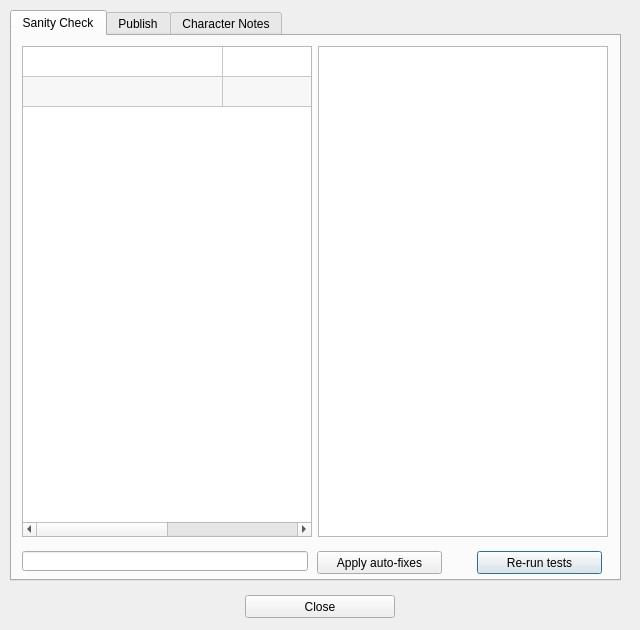
<?xml version="1.0" encoding="UTF-8"?>
<ui version="4.0">
 <class>Dialog</class>
 <widget class="QDialog" name="Dialog">
  <property name="enabled">
   <bool>true</bool>
  </property>
  <property name="geometry">
   <rect>
    <x>0</x>
    <y>0</y>
    <width>640</width>
    <height>630</height>
   </rect>
  </property>
  <property name="contextMenuPolicy">
   <enum>Qt::ActionsContextMenu</enum>
  </property>
  <property name="windowTitle">
   <string>Dialog</string>
  </property>
  <property name="autoFillBackground">
   <bool>true</bool>
  </property>
  <widget class="QTabWidget" name="tabWidget">
   <property name="geometry">
    <rect>
     <x>10</x>
     <y>10</y>
     <width>611</width>
     <height>571</height>
    </rect>
   </property>
   <property name="currentIndex">
    <number>0</number>
   </property>
   <widget class="QWidget" name="tabSanityCheck">
    <attribute name="title">
     <string>Sanity Check</string>
    </attribute>
    <widget class="QWidget" name="horizontalLayoutWidget">
     <property name="geometry">
      <rect>
       <x>10</x>
       <y>10</y>
       <width>586</width>
       <height>491</height>
      </rect>
     </property>
     <layout class="QHBoxLayout" name="horizontalLayout">
      <item>
       <widget class="QTableWidget" name="tableWidget">
        <property name="alternatingRowColors">
         <bool>true</bool>
        </property>
        <property name="selectionMode">
         <enum>QAbstractItemView::SingleSelection</enum>
        </property>
        <property name="selectionBehavior">
         <enum>QAbstractItemView::SelectRows</enum>
        </property>
        <property name="rowCount">
         <number>2</number>
        </property>
        <property name="columnCount">
         <number>2</number>
        </property>
        <attribute name="horizontalHeaderVisible">
         <bool>false</bool>
        </attribute>
        <attribute name="horizontalHeaderDefaultSectionSize">
         <number>200</number>
        </attribute>
        <attribute name="horizontalHeaderStretchLastSection">
         <bool>true</bool>
        </attribute>
        <attribute name="verticalHeaderVisible">
         <bool>false</bool>
        </attribute>
        <row/>
        <row/>
        <column/>
        <column/>
       </widget>
      </item>
      <item>
       <widget class="QPlainTextEdit" name="plainTextEdit"/>
      </item>
     </layout>
    </widget>
    <widget class="QPushButton" name="retestButton">
     <property name="geometry">
      <rect>
       <x>465</x>
       <y>515</y>
       <width>125</width>
       <height>23</height>
      </rect>
     </property>
     <property name="text">
      <string>Re-run tests</string>
     </property>
    </widget>
    <widget class="QLineEdit" name="passFailLineEdit">
     <property name="enabled">
      <bool>true</bool>
     </property>
     <property name="geometry">
      <rect>
       <x>10</x>
       <y>515</y>
       <width>286</width>
       <height>20</height>
      </rect>
     </property>
     <property name="readOnly">
      <bool>true</bool>
     </property>
    </widget>
    <widget class="QPushButton" name="autoButton">
     <property name="geometry">
      <rect>
       <x>305</x>
       <y>515</y>
       <width>125</width>
       <height>23</height>
      </rect>
     </property>
     <property name="text">
      <string>Apply auto-fixes</string>
     </property>
    </widget>
   </widget>
   <widget class="QWidget" name="tabPublish">
    <attribute name="title">
     <string>Publish</string>
    </attribute>
    <widget class="QTableWidget" name="publishTableWidget">
     <property name="geometry">
      <rect>
       <x>10</x>
       <y>205</y>
       <width>586</width>
       <height>141</height>
      </rect>
     </property>
     <property name="alternatingRowColors">
      <bool>true</bool>
     </property>
     <property name="selectionMode">
      <enum>QAbstractItemView::SingleSelection</enum>
     </property>
     <property name="selectionBehavior">
      <enum>QAbstractItemView::SelectRows</enum>
     </property>
     <property name="rowCount">
      <number>2</number>
     </property>
     <property name="columnCount">
      <number>3</number>
     </property>
     <attribute name="horizontalHeaderDefaultSectionSize">
      <number>200</number>
     </attribute>
     <attribute name="horizontalHeaderStretchLastSection">
      <bool>true</bool>
     </attribute>
     <attribute name="verticalHeaderVisible">
      <bool>false</bool>
     </attribute>
     <row/>
     <row/>
     <column/>
     <column/>
     <column/>
    </widget>
    <widget class="QPushButton" name="publishButton">
     <property name="geometry">
      <rect>
       <x>445</x>
       <y>515</y>
       <width>150</width>
       <height>23</height>
      </rect>
     </property>
     <property name="text">
      <string>Publish</string>
     </property>
    </widget>
    <widget class="QPushButton" name="publishOpenFolder">
     <property name="geometry">
      <rect>
       <x>233</x>
       <y>515</y>
       <width>150</width>
       <height>23</height>
      </rect>
     </property>
     <property name="text">
      <string>Open Publish Folder</string>
     </property>
    </widget>
    <widget class="QPushButton" name="rescanButton">
     <property name="geometry">
      <rect>
       <x>10</x>
       <y>515</y>
       <width>150</width>
       <height>23</height>
      </rect>
     </property>
     <property name="toolTip">
      <string>Use this to rebuild the Asset Manger's JSON file if it becomes lost. FOR EMERGENCIES ONLY.</string>
     </property>
     <property name="styleSheet">
      <string notr="true">background-color: rgb(35, 90, 150);</string>
     </property>
     <property name="text">
      <string>Rebuild JSON File</string>
     </property>
    </widget>
    <widget class="QLineEdit" name="publishLineEdit">
     <property name="geometry">
      <rect>
       <x>10</x>
       <y>355</y>
       <width>201</width>
       <height>20</height>
      </rect>
     </property>
     <property name="placeholderText">
      <string>&lt;filename&gt;</string>
     </property>
    </widget>
    <widget class="QPlainTextEdit" name="commentTextEdit">
     <property name="geometry">
      <rect>
       <x>10</x>
       <y>405</y>
       <width>586</width>
       <height>71</height>
      </rect>
     </property>
     <property name="plainText">
      <string/>
     </property>
    </widget>
    <widget class="QLabel" name="label">
     <property name="geometry">
      <rect>
       <x>10</x>
       <y>385</y>
       <width>191</width>
       <height>16</height>
      </rect>
     </property>
     <property name="text">
      <string>Comment:</string>
     </property>
    </widget>
    <widget class="QLabel" name="publishPathLabel">
     <property name="geometry">
      <rect>
       <x>10</x>
       <y>485</y>
       <width>581</width>
       <height>16</height>
      </rect>
     </property>
     <property name="text">
      <string>Output:</string>
     </property>
    </widget>
    <widget class="QPushButton" name="relistButton">
     <property name="enabled">
      <bool>false</bool>
     </property>
     <property name="geometry">
      <rect>
       <x>230</x>
       <y>355</y>
       <width>150</width>
       <height>23</height>
      </rect>
     </property>
     <property name="text">
      <string>Remove from Blacklist</string>
     </property>
    </widget>
    <widget class="QPushButton" name="blacklistButton">
     <property name="enabled">
      <bool>false</bool>
     </property>
     <property name="geometry">
      <rect>
       <x>445</x>
       <y>355</y>
       <width>150</width>
       <height>23</height>
      </rect>
     </property>
     <property name="text">
      <string>Add to Blacklist</string>
     </property>
    </widget>
    <widget class="QFrame" name="frame">
     <property name="geometry">
      <rect>
       <x>10</x>
       <y>10</y>
       <width>586</width>
       <height>161</height>
      </rect>
     </property>
     <property name="frameShape">
      <enum>QFrame::StyledPanel</enum>
     </property>
     <property name="frameShadow">
      <enum>QFrame::Raised</enum>
     </property>
     <widget class="QComboBox" name="filterStatusComboBox">
      <property name="geometry">
       <rect>
        <x>65</x>
        <y>55</y>
        <width>216</width>
        <height>20</height>
       </rect>
      </property>
      <item>
       <property name="text">
        <string>Open</string>
       </property>
      </item>
      <item>
       <property name="text">
        <string>&lt;all&gt;</string>
       </property>
      </item>
     </widget>
     <widget class="QLabel" name="shotgunLabel_2">
      <property name="geometry">
       <rect>
        <x>10</x>
        <y>5</y>
        <width>116</width>
        <height>16</height>
       </rect>
      </property>
      <property name="text">
       <string>Set Shotgun filters:</string>
      </property>
     </widget>
     <widget class="QComboBox" name="filterAssigneeComboBox">
      <property name="geometry">
       <rect>
        <x>65</x>
        <y>28</y>
        <width>216</width>
        <height>20</height>
       </rect>
      </property>
     </widget>
     <widget class="QLabel" name="shotgunLabel_5">
      <property name="geometry">
       <rect>
        <x>10</x>
        <y>56</y>
        <width>56</width>
        <height>16</height>
       </rect>
      </property>
      <property name="text">
       <string>Status:</string>
      </property>
     </widget>
     <widget class="QLabel" name="shotgunLabel_4">
      <property name="geometry">
       <rect>
        <x>10</x>
        <y>31</y>
        <width>56</width>
        <height>16</height>
       </rect>
      </property>
      <property name="text">
       <string>Assignee:</string>
      </property>
     </widget>
     <widget class="QListWidget" name="shotgunListWidget">
      <property name="geometry">
       <rect>
        <x>295</x>
        <y>50</y>
        <width>276</width>
        <height>101</height>
       </rect>
      </property>
     </widget>
     <widget class="QLabel" name="shotgunLabel">
      <property name="geometry">
       <rect>
        <x>295</x>
        <y>5</y>
        <width>256</width>
        <height>16</height>
       </rect>
      </property>
      <property name="text">
       <string>Choose a Shotgun Asset:</string>
      </property>
     </widget>
     <widget class="QCheckBox" name="chrCheckBox">
      <property name="geometry">
       <rect>
        <x>10</x>
        <y>80</y>
        <width>120</width>
        <height>17</height>
       </rect>
      </property>
      <property name="contextMenuPolicy">
       <enum>Qt::ActionsContextMenu</enum>
      </property>
      <property name="text">
       <string>Characters</string>
      </property>
      <property name="checked">
       <bool>true</bool>
      </property>
     </widget>
     <widget class="QCheckBox" name="prpCheckBox">
      <property name="geometry">
       <rect>
        <x>10</x>
        <y>97</y>
        <width>120</width>
        <height>17</height>
       </rect>
      </property>
      <property name="contextMenuPolicy">
       <enum>Qt::ActionsContextMenu</enum>
      </property>
      <property name="text">
       <string>Props</string>
      </property>
      <property name="checked">
       <bool>true</bool>
      </property>
     </widget>
     <widget class="QCheckBox" name="vehCheckBox">
      <property name="geometry">
       <rect>
        <x>10</x>
        <y>114</y>
        <width>120</width>
        <height>17</height>
       </rect>
      </property>
      <property name="contextMenuPolicy">
       <enum>Qt::ActionsContextMenu</enum>
      </property>
      <property name="text">
       <string>Vehicles</string>
      </property>
      <property name="checked">
       <bool>true</bool>
      </property>
     </widget>
     <widget class="QCheckBox" name="blgCheckBox">
      <property name="geometry">
       <rect>
        <x>10</x>
        <y>130</y>
        <width>120</width>
        <height>17</height>
       </rect>
      </property>
      <property name="contextMenuPolicy">
       <enum>Qt::ActionsContextMenu</enum>
      </property>
      <property name="text">
       <string>Buildings</string>
      </property>
      <property name="checked">
       <bool>true</bool>
      </property>
     </widget>
     <widget class="QCheckBox" name="envCheckBox">
      <property name="geometry">
       <rect>
        <x>110</x>
        <y>80</y>
        <width>86</width>
        <height>17</height>
       </rect>
      </property>
      <property name="text">
       <string>Environment</string>
      </property>
     </widget>
     <widget class="QCheckBox" name="noneCheckBox">
      <property name="geometry">
       <rect>
        <x>110</x>
        <y>97</y>
        <width>86</width>
        <height>17</height>
       </rect>
      </property>
      <property name="text">
       <string>&lt;null&gt;</string>
      </property>
     </widget>
     <widget class="QLineEdit" name="filterLineEdit">
      <property name="geometry">
       <rect>
        <x>295</x>
        <y>25</y>
        <width>191</width>
        <height>20</height>
       </rect>
      </property>
     </widget>
     <widget class="QCheckBox" name="mcCheckBox">
      <property name="geometry">
       <rect>
        <x>495</x>
        <y>25</y>
        <width>76</width>
        <height>17</height>
       </rect>
      </property>
      <property name="text">
       <string>Match case</string>
      </property>
     </widget>
    </widget>
    <widget class="QCheckBox" name="shotgunCheckBox">
     <property name="geometry">
      <rect>
       <x>305</x>
       <y>175</y>
       <width>231</width>
       <height>17</height>
      </rect>
     </property>
     <property name="text">
      <string>Do not publish to Shotgun</string>
     </property>
    </widget>
   </widget>
   <widget class="QWidget" name="tabNote">
    <attribute name="title">
     <string>Character Notes</string>
    </attribute>
    <widget class="QTextEdit" name="crTextEdit">
     <property name="geometry">
      <rect>
       <x>10</x>
       <y>10</y>
       <width>586</width>
       <height>526</height>
      </rect>
     </property>
     <property name="readOnly">
      <bool>true</bool>
     </property>
    </widget>
   </widget>
  </widget>
  <widget class="QPushButton" name="closeButton">
   <property name="geometry">
    <rect>
     <x>245</x>
     <y>595</y>
     <width>150</width>
     <height>23</height>
    </rect>
   </property>
   <property name="text">
    <string>Close</string>
   </property>
  </widget>
  <action name="actionShotgunSelectAll">
   <property name="text">
    <string>Select All</string>
   </property>
   <property name="toolTip">
    <string>Activate all checkboxes.</string>
   </property>
  </action>
  <action name="actionShotgunSelectNone">
   <property name="text">
    <string>Select None</string>
   </property>
   <property name="toolTip">
    <string>Deactivate all checkboxes.</string>
   </property>
  </action>
 </widget>
 <resources/>
 <connections>
  <connection>
   <sender>shotgunCheckBox</sender>
   <signal>clicked(bool)</signal>
   <receiver>frame</receiver>
   <slot>setDisabled(bool)</slot>
   <hints>
    <hint type="sourcelabel">
     <x>322</x>
     <y>214</y>
    </hint>
    <hint type="destinationlabel">
     <x>283</x>
     <y>197</y>
    </hint>
   </hints>
  </connection>
 </connections>
</ui>
